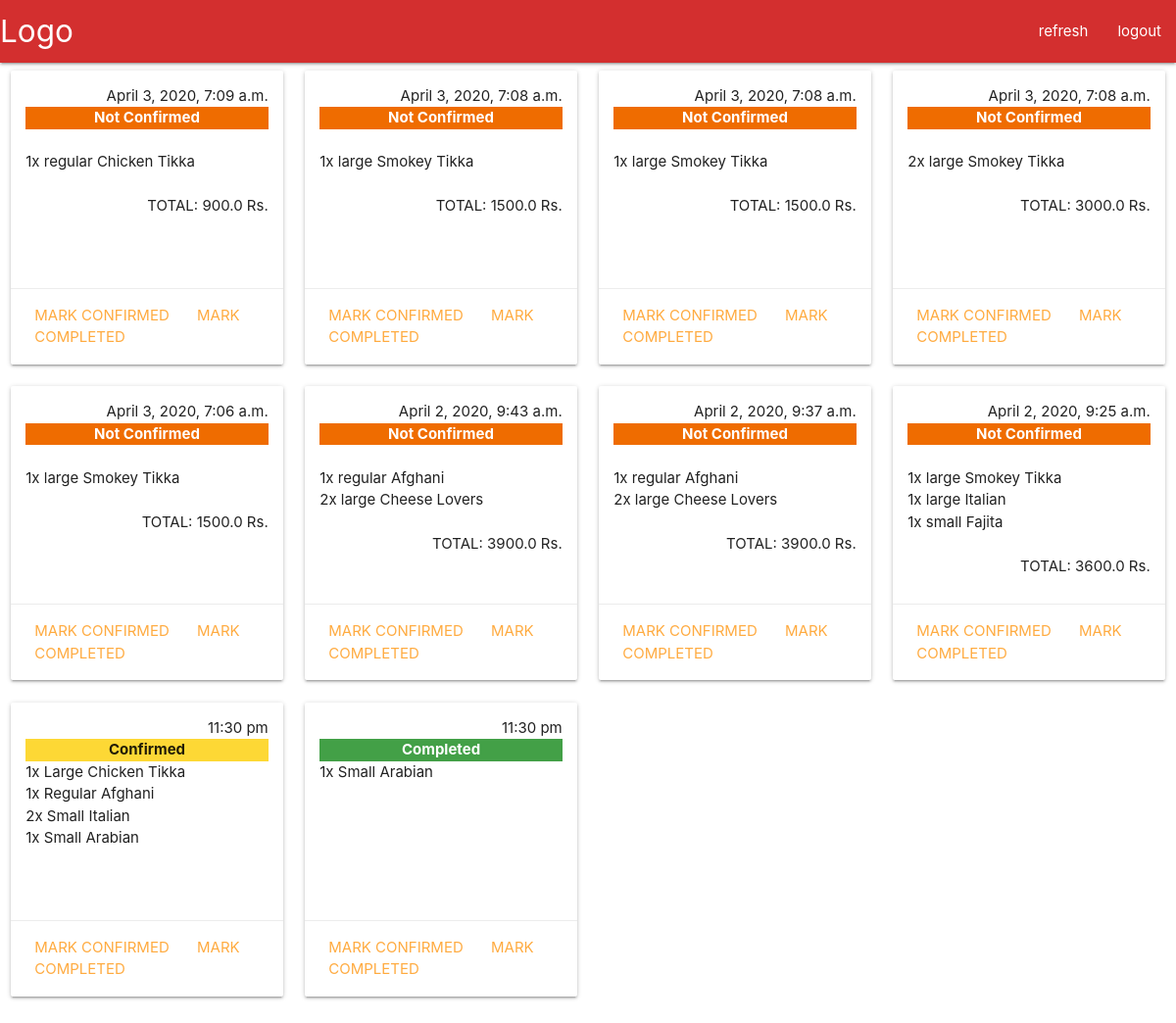
/admin_orders/list/, run on the app's committed database.
### ordering_system/models.py (models this page shows)
class Order(models.Model):
    customer = models.ForeignKey(Customer, on_delete=models.CASCADE)
    amount = models.FloatField()
    items = models.TextField()
    instructions = models.TextField()
    time = models.DateTimeField()
    confirmed = models.BooleanField(default=False)

### admin_orders/views.py (the view)
# urls.py: path('list/', OrdersListView.as_view(), name='admin_orders_list'),
class OrdersListView(ListView):
    model = Order
    context_object_name = 'orders'
    ordering = ['-time']
    template_name = 'admin_orders/order_list.html'

### admin_orders/templates/admin_orders/order_list.html (shortened to what this page needs)
{% load static %}
<!DOCTYPE html>
  <html>
    <head>
      <link type="text/css" rel="stylesheet" href="{% static 'ordering system/materialize/css/materialize.min.css' %}" media="screen,projection"/>
    </head>
    <body>
        <nav>
            <div class="nav-wrapper red darken-2">
                <a href="#" class="brand-logo">Logo</a>
                <ul id="nav-mobile" class="right hide-on-med-and-down">
                    <li><a href="#">refresh</a></li>
                    <li><a href="#">logout</a></li>
                </ul>
            </div>
        </nav>
        <div class="">
            <div id="order-cards-list" class="row">
                {% for order in orders %}
                    <div class="col l3">
                        <div class="card small">
                            <div class="card-stacked">
                                <div class="card-content" style="overflow-y: auto; height: 250px; padding: 1rem;">
                                    <p class="right-align">{{ order.time }}</p>
                                    <div class="orange darken-3 center-align white-font" style="font-weight: bold;">Not Confirmed</div>
                                    <p style="white-space: pre-line">
                                        {{ order.items }}
                                    </p>
                                    <div class="right-align"><p>TOTAL: {{order.amount}} Rs.</p></div>
                                </div>
                                <div class="card-action">
                                    <a href="#">Mark Confirmed</a>
                                    <a href="#">Mark Completed</a>
                                </div>
                            </div>
                        </div>
                    </div>
                {% endfor %}
                <div class="col l3">
                    <div class="card small">
                        <div class="card-stacked">
                            <div class="card-content" style="overflow-y: auto; height: 250px; padding: 1rem;">
                                <p class="right-align">11:30 pm</p>
                                <div class="yellow darken-1 center-align" style="font-weight: bold;">Confirmed</div>
                                <p>1x Large Chicken Tikka</p>
                                <p>1x Regular Afghani</p>
                                <p>2x Small Italian</p>
                                <p>1x Small Arabian</p>
                            </div>
                            <div class="card-action">
                                <a href="#">Mark Confirmed</a>
                                <a href="#">Mark Completed</a>
                            </div>
                        </div>
                    </div>
                </div>
                <div class="col l3">
                    <div class="card small">
                        <div class="card-stacked">
                            <div class="card-content" style="overflow-y: auto; height: 250px; padding: 1rem;">
                                <p class="right-align">11:30 pm</p>
                                <div class="green darken-1 center-align white-font" style="font-weight: bold;">Completed</div>
                                <p>1x Small Arabian</p>
                            </div>
                            <div class="card-action">
                                <a href="#">Mark Confirmed</a>
                                <a href="#">Mark Completed</a>
                            </div>
                        </div>
                    </div>
                </div>
            </div>
        </div>
    </body>
  </html>

### admin_orders/templates/admin_orders/order_list.html (style rules this page uses)
.white-font { color: white; }

### data on the page
Order: time "April 3, 2020, 7:09 a.m.", items "1x regular Chicken Tikka", amount "900.0"
Order: time "April 3, 2020, 7:08 a.m.", items "1x large Smokey Tikka", amount "1500.0"
Order: time "April 3, 2020, 7:08 a.m.", items "1x large Smokey Tikka", amount "1500.0"
Order: time "April 3, 2020, 7:08 a.m.", items "2x large Smokey Tikka", amount "3000.0"
Order: time "April 3, 2020, 7:06 a.m.", items "1x large Smokey Tikka", amount "1500.0"
Order: time "April 2, 2020, 9:43 a.m.", items "1x regular Afghani 2x large Cheese Lovers", amount "3900.0"
Order: time "April 2, 2020, 9:37 a.m.", items "1x regular Afghani 2x large Cheese Lovers", amount "3900.0"
Order: time "April 2, 2020, 9:25 a.m.", items "1x large Smokey Tikka 1x large Italian 1x small Fajita", amount "3600.0"
